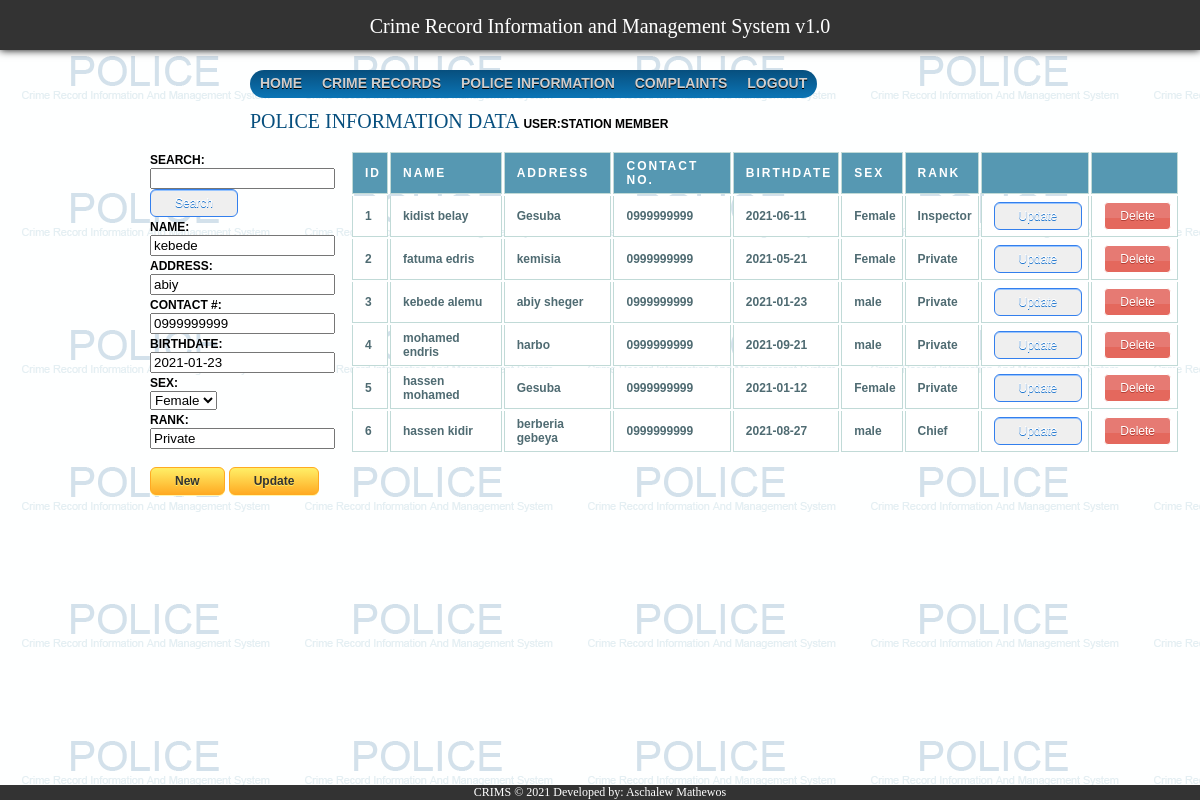
/police_records.php?id=3&status=update, run on the app's committed database.
### tables this page shows
CREATE TABLE `police_office` (
  `id` int(11) NOT NULL AUTO_INCREMENT,
  `name` varchar(255) NOT NULL,
  `address` text NOT NULL,
  `contact_no` varchar(50) DEFAULT NULL,
  `birthdate` date DEFAULT NULL,
  `sex` varchar(10) NOT NULL,
  `rank` varchar(50) DEFAULT NULL,
  PRIMARY KEY (`id`)
);

### police_records_grid.php (the view, shortened to what this page needs)
<?php
$con=mysqli_connect("localhost","root","","crimsdb");
if( isset( $_POST['txtsearch'] ) )
{
  $txtsearch = $_POST['txtsearch'];
  $result = mysqli_query($con,"SELECT * FROM police_office where name like '%$txtsearch%' or address like '%$txtsearch%' or contact_no like '%$txtsearch%' or sex like '%$txtsearch%' or rank like '%$txtsearch%'");
}
else
  $result = mysqli_query($con,"SELECT * FROM police_office");
  echo "<table>
  <tr>
  <th>ID</th>
  <th>Name</th>
  <th>Address</th>
  <th>Contact No.</th>
  <th>Birthdate</th>
  <th>Sex</th>
  <th>Rank</th>
  <th></th>
  <th></th>
  </tr>";
  while($row = mysqli_fetch_array($result)) {
    $ID = $row['id'];
    echo "<tr>";
    echo "<td>" . $row['id'] . "</td>";
    echo "<td>" . $row['name'] . "</td>";
    echo "<td>" . $row['address'] . "</td>";
    echo "<td>" . $row['contact_no'] . "</td>";
    echo "<td>" . $row['birthdate'] . "</td>";
    echo "<td>" . $row['sex'] . "</td>";
    echo "<td>" . $row['rank'] . "</td>";
    echo "<td><a href='police_records.php?id=$ID&status=update'> <button class='updateButton'> Update </button></a></td>";
    echo "<td><a href='police_records.php?id=$ID&status=delete'> <button class='deleteButton'> Delete </button></a></td>";
    echo "</tr>";
  }
  echo "</table>";
?>

### police_records_form.php (shortened to what this page needs)
<?php
	if( isset( $_POST['new'] ) )
	{
		$name = $_POST['name'];
		$address = $_POST['address'];
		$contact_no = $_POST['contact_no'];
		$birthdate = $_POST['birthdate'];
		$sex = $_POST['gender'];
		$rank = $_POST['rank'];
		$sqlString = "insert into police_office (name, address, contact_no, birthdate, sex, rank) values ('$name', '$address', '$contact_no', '$birthdate', '$sex', '$rank')";
		mysql_query($sqlString) or die(mysql_error());
		header("Location: police_records.php");
	}
	else if( isset($_GET['status'] )){
		$ID = $_GET['id'];
		if( $_GET['status']== 'update'){
			$result = mysql_query("SELECT * FROM police_office WHERE ID='$ID'");
			$data = mysql_fetch_object( $result );
			echo "
				<form name='input' action='police_records.php?id=$ID' method='post'>
				<label>Name: </label><br><input value=$data->name type='text' name='name' required autofocus><br>
				<label>Address: </label><br><input value=$data->address type='text' name='address' required autofocus><br>
				<label>Contact #: </label><br><input value=$data->contact_no type='text' name='contact_no' required autofocus><br>
				<label>Birthdate: </label><br><input value=$data->birthdate type='text' name='birthdate' required autofocus><br>
				<label>Sex:</label> <br>
				<select name='gender'>";
					if($data->sex=='Male')
					{
						echo "<option value='Male' selected>Male</option>
							 <option value='Female'>Female</option>";
					}
					else
					{
						echo "<option value='Male'>Male</option>
							<option value='Female' selected>Female</option>";
					}
			echo"</select>
				<br>
				<label>Rank: </label><br><input value=$data->rank type='text' name='rank' required autofocus><br>
				<br>
				<a href='police_records.php'> <button class='myButton'> New </button></a>
				<input class='myButton' name='update' type='submit' value='Update'>
				</form>
			";
		}
		else if( $_GET['status'] == 'delete'){
			mysql_query("DELETE FROM police_office where ID='$ID'");
			header("Location: police_records.php");
		}
	}
?>

### css/main.css (style rules this page uses)
body { background-image:url("../images/crims.png") !important; background-attachment:fixed; }
label { font: bold 12px "Trebuchet MS", Verdana, Arial, Helvetica, sans-serif; color:black; text-transform: uppercase; }

### css/report_style.css (style rules this page uses)
table { font: bold 12px "Trebuchet MS", Verdana, Arial, Helvetica, sans-serif; }
th { color: white; border: 1px solid #C1DAD7; letter-spacing: 2px; text-transform: uppercase; text-align: left; padding: 6px 6px 6px 12px; background: #5698b2; }
td { border-left: 1px solid #C1DAD7; border-right: 1px solid #C1DAD7; border-bottom: 1px solid #C1DAD7; background: #fff; padding: 6px 6px 6px 12px; color: #4f6b72; }
.deleteButton { -moz-box-shadow:inset 0px 39px 0px -24px #e67a73; -webkit-box-shadow:inset 0px 39px 0px -24px #e67a73; box-shadow:inset 0px 39px 0px -24px #e67a73; background-color:#e4685d; -moz-border-radius:4px; -webkit-border-radius:4px; border-radius:4px; border:1px solid #ffffff; display:inline-block; cursor:pointer; color:#ffffff; font-family:arial; font-size:12px; padding:6px 15px; text-decoration:none; text-shadow:0px 1px 0px #b23e35; }
.updateButton { -moz-box-shadow:inset 0px 1px 0px 0px #97c4fe; box-shadow:inset 0px 1px 0px 0px #97c4fe; background:-moz-linear-gradient(top, #3d94f6 5%, #1e62d0 100%); -moz-border-radius:6px; border-radius:6px; border:1px solid #337fed; display:inline-block; cursor:pointer; color:#ffffff; font-family:arial; font-size:12px; padding:6px 24px; text-decoration:none; text-shadow:0px 1px 0px #1570cd; }
.myButton { -moz-box-shadow: 0px 1px 0px 0px #fff6af; box-shadow: 0px 1px 0px 0px #fff6af; background:-moz-linear-gradient(top, #ffec64 5%, #ffab23 100%); background:linear-gradient(to bottom, #ffec64 5%, #ffab23 100%); background-color:#ffec64; -moz-border-radius:6px; border-radius:6px; border:1px solid #ffaa22; display:inline-block; cursor:pointer; color:#333333; font-family:arial; font-size:12px; font-weight:bold; padding:6px 24px; text-decoration:none; text-shadow:0px 1px 0px #ffee66; }

### data on the page
police_office: contact_no "0999999999", birthdate "2021-01-23", gender "Female", rank "Private", id "3", name "kebede alemu", address "abiy sheger", sex "male"
police_office: id "1", name "kidist belay", address "Gesuba", contact_no "0999999999", birthdate "2021-06-11", sex "Female", rank "Inspector"
police_office: id "2", name "fatuma edris", address "kemisia", contact_no "0999999999", birthdate "2021-05-21", sex "Female", rank "Private"
police_office: id "4", name "mohamed endris", address "harbo", contact_no "0999999999", birthdate "2021-09-21", sex "male", rank "Private"
police_office: id "5", name "hassen mohamed", address "Gesuba", contact_no "0999999999", birthdate "2021-01-12", sex "Female", rank "Private"
police_office: id "6", name "hassen kidir", address "berberia gebeya", contact_no "0999999999", birthdate "2021-08-27", sex "male", rank "Chief"
